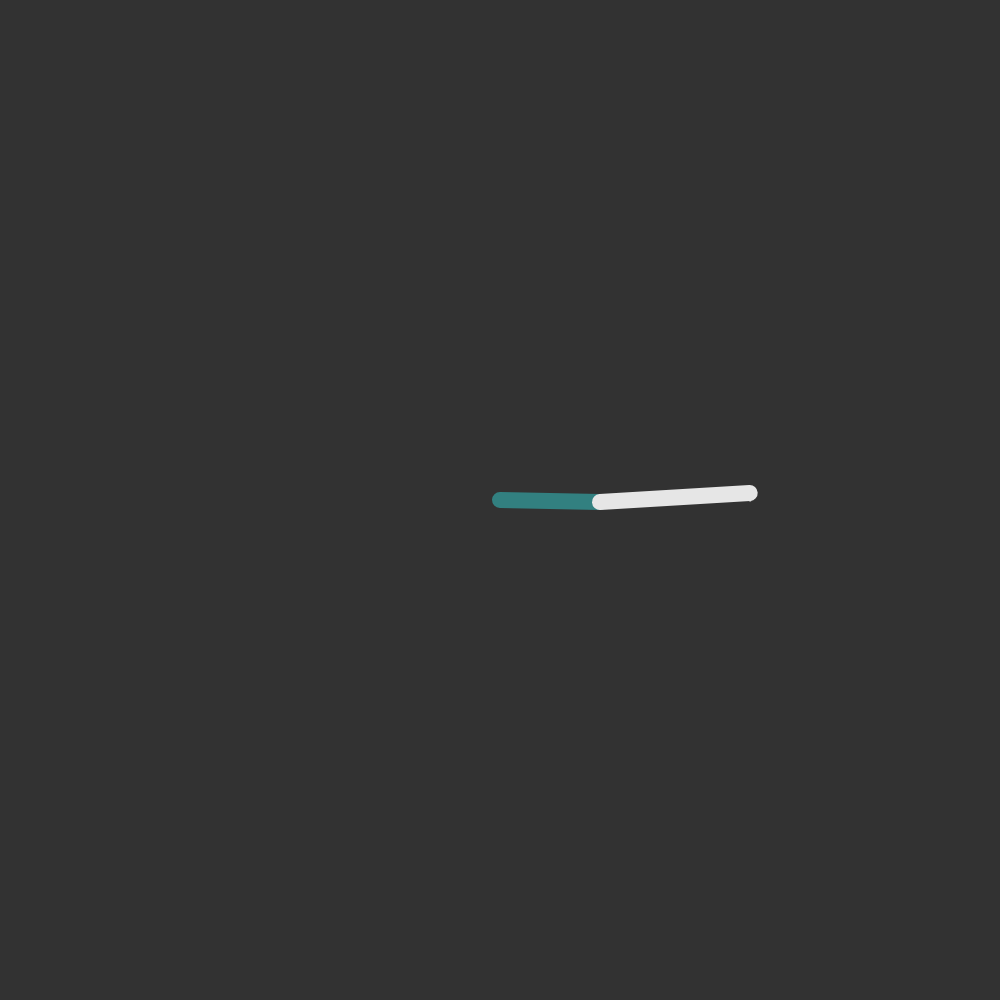
Frame 1 (no input)
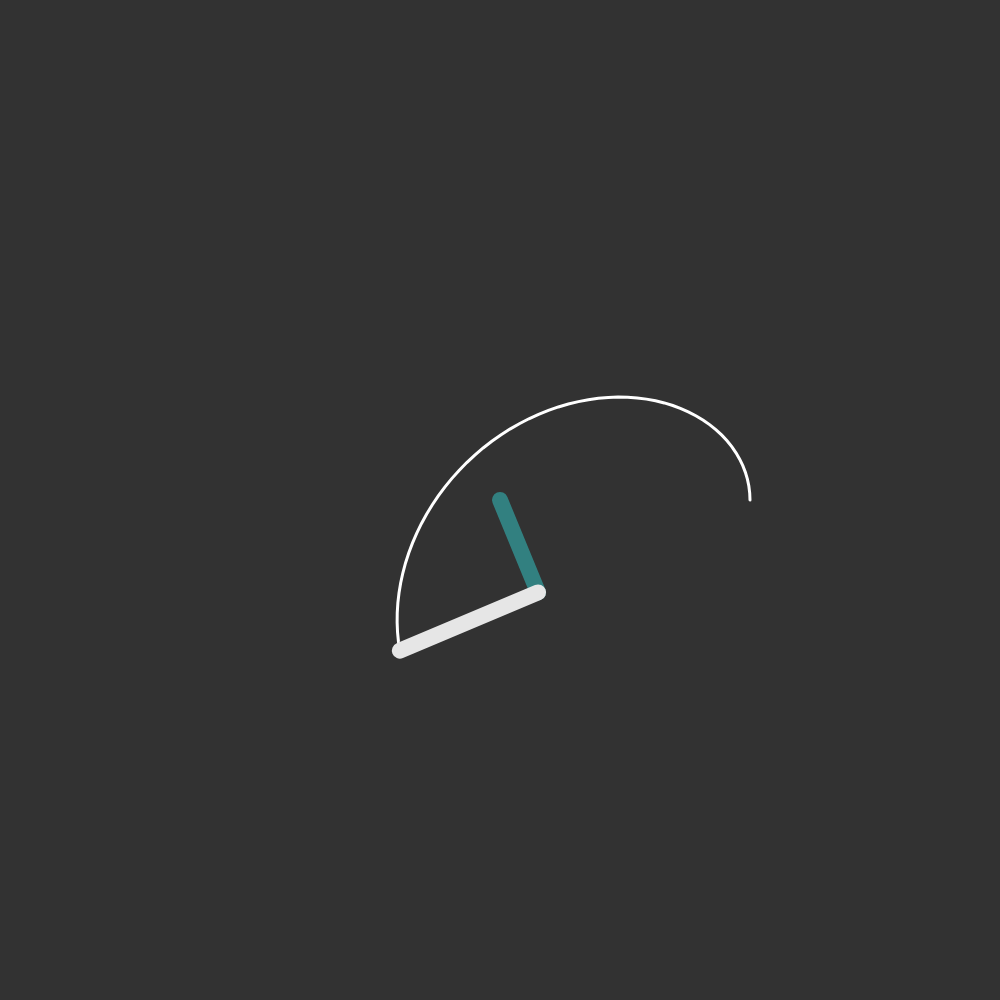
Frame 60 (no input)
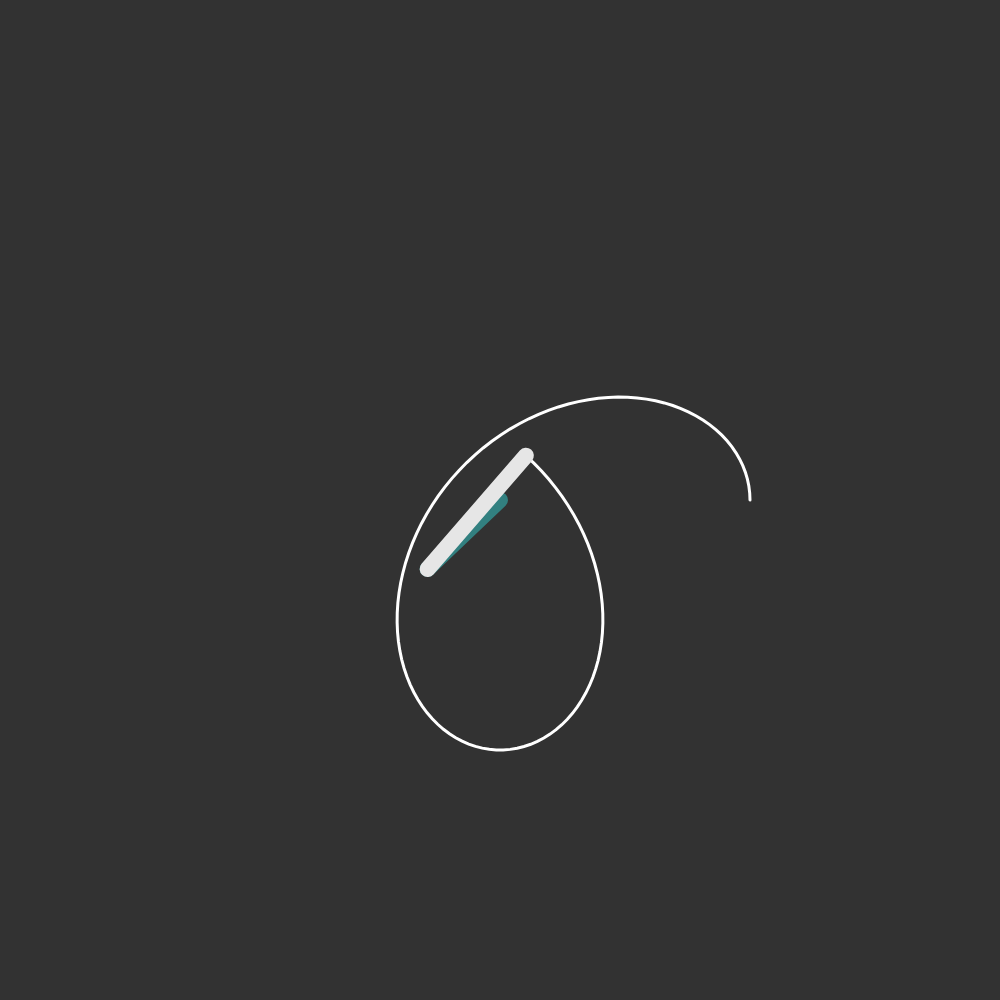
Frame 120 (the mouse pressed at the canvas centre since frame 60)

The p5.js sketch that drew these frames (run headless with seeded random() and noise() and a simulated clock; from frame 60 on, the mouse is pressed at the canvas centre):

// p5.js sketch
// ── sketch.js
/* Linez
 * made with p5.js
 * inspired by Engare
*/

let slider = null;
let sz = 0;

function setup() {
  sz = min(windowWidth, windowHeight);
  createCanvas(sz, sz);
  textAlign(CENTER, CENTER);

  noStroke();
  slider = createSlider(-10, 10, -6);
  slider.style("width", `${sz - 25}px`);
  slider.style("height", "25px");
}

function draw() {
  background(50);
  translate(width/2, height/2);
  let s = +slider.value() / 10;
  
  let len = abs(s * sz) / 4;
  let t = (frameCount / 50) % (4 * TAU);
  let t2 = t * s * 5;
  
  noFill();
  stroke(255);
  strokeWeight(3);
  
  let x1, y1, x2, y2;
  beginShape();
  for (let a = 0; a <= t; a += 1 / 50) {
    x1 = cos(a) * 100;
    y1 = sin(a) * 100;
    let a2 = a * s * 5;
  
    x2 = x1 + cos(a2) * len;
    y2 = y1 + sin(a2) * len;
    if (a <= 2 * TAU)
     vertex(x2, y2);
  }

  if (t >= 2 * TAU)
    endShape(CLOSE);
  else
    endShape();

  stroke(0, 128, 128);
  strokeWeight(16);
  
  
  stroke(50, 128, 128);
  line(0, 0, x1, y1);

  stroke(230);
  line(x1, y1, x2, y2);
}
